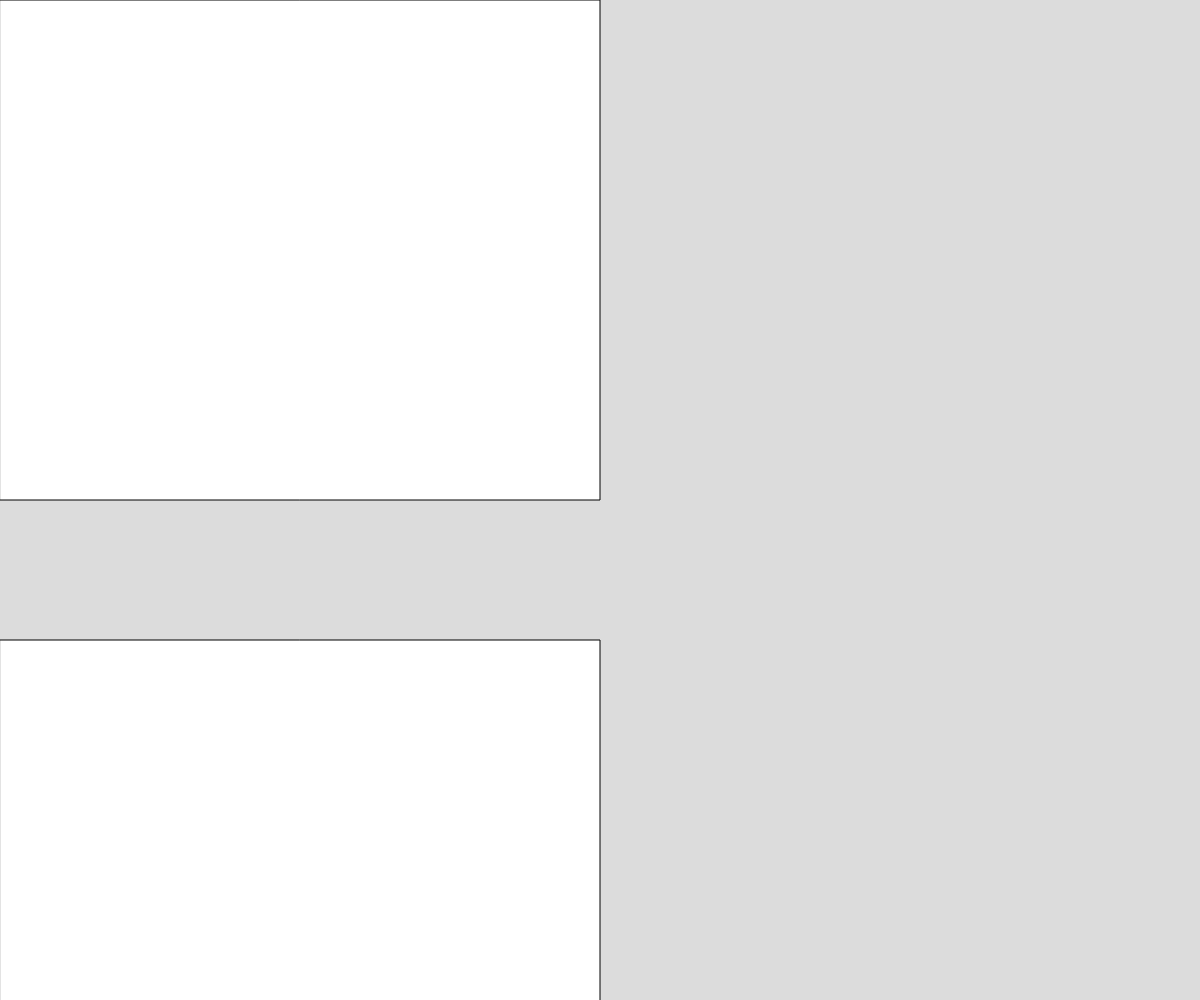
Frame 1 (no input)
Frame 60 (no input): identical to frame 1, image omitted
Frame 120 (the mouse pressed at the canvas centre since frame 60): identical to frame 1, image omitted

The p5.js sketch that drew this single still picture (run headless with seeded random() and noise() and a simulated clock; from frame 60 on, the mouse is pressed at the canvas centre):

// p5.js sketch
// ── sketch.js
// Project Title
// Your Name
// Date
//
// Extra for Experts:
// - describe what you did to take this project "above and beyond"

let onLeft, onRight, topLeft, topRight;
let leftFade = 0;
let rightFade = 0;
let topLeftfade = 0;
let topRightFade = 0;
const FADE_SPEED = 10;


function setup() {
  createCanvas(windowWidth, windowHeight);

}

function updateCurrentSide(){
 
  
}

function mouseLocation(){
  if (mouseX < 630 && mouseY < 350) // top left
    return "hi";
}



function renderSquares(){
  
  rect(0,0, width/2, height/2);//top left
  
  rect(0, 640, width/2, height/2);//bottom left
  
  rect(1280, 0, width/2, height/2);//top right
  
  rect(1280, 640, width/2, height/2);//bottom right
  


}



function draw() {
  background(220);
  renderSquares();

}
